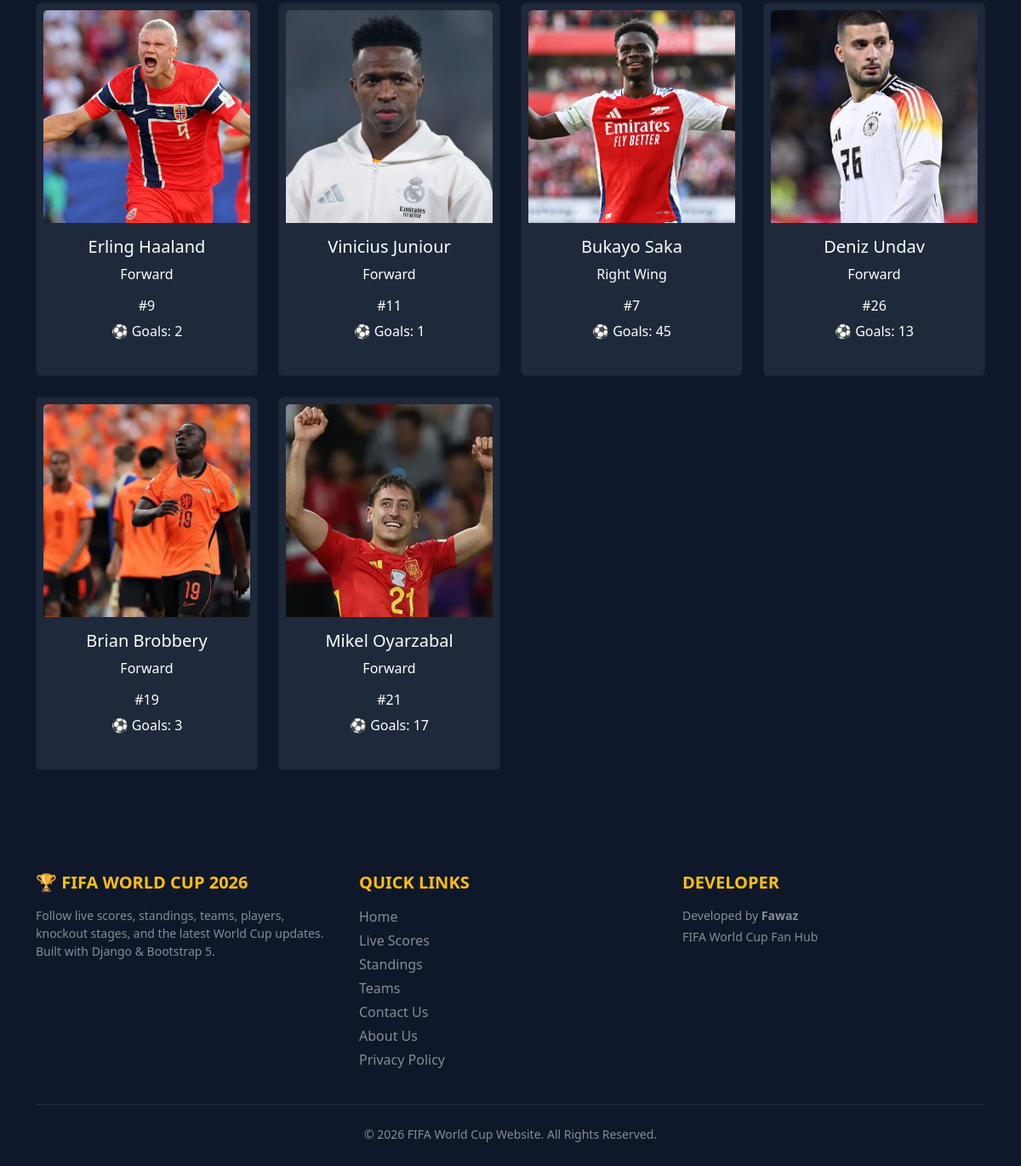
Page /players/ (lower part) on the earlier database version.
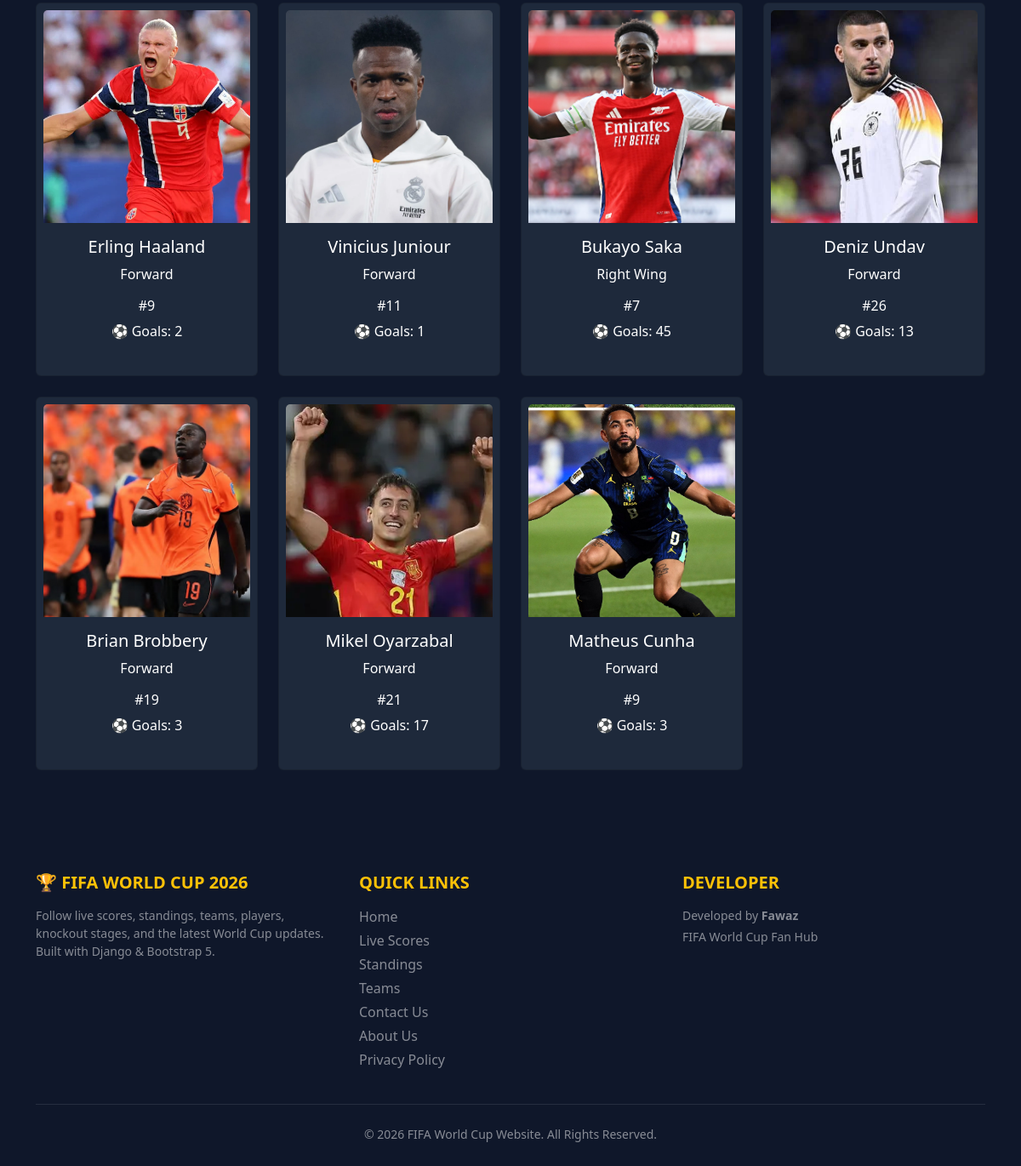
Same page on the later database version.
### worldcup/models.py (models this page shows, shortened)
class Player(models.Model):
    team = models.ForeignKey(Team, on_delete=models.CASCADE)
    name = models.CharField(max_length=100)
    position = models.CharField(max_length=50)
    jersey_number = models.IntegerField()
    goals = models.IntegerField(default=0)
    photo = models.ImageField(upload_to='players/')

### worldcup/views.py (the view)
# urls.py: path('players/', views.players, name='players'),
def players(request):
    players = Player.objects.all()
    return render(request, 'worldcup/players.html', {'players': players})

### worldcup/templates/worldcup/players.html (shortened to what this page needs)
{% extends 'worldcup/base.html' %}
{% block content %}
<div class="row">
{% for player in players %}
<div class="col-md-3 mb-4">
    <div class="card text-center p-2">
        <img src="{{ player.photo.url }}"
             class="card-img-top"
             style="height:250px; object-fit:cover;">
        <div class="card-body">
            <h5>{{ player.name }}</h5>
            <p>{{ player.position }}</p>
            <h6>#{% if player.jersey_number %}{{ player.jersey_number }}{% endif %}</h6>
            <p>⚽ Goals: {{ player.goals }}</p>
        </div>
    </div>
</div>
{% endfor %}
</div>
{% endblock %}

Differences in the rows shown:
added Player: photo (picture), name "Matheus Cunha", position "Forward", jersey_number "9", goals "3"
